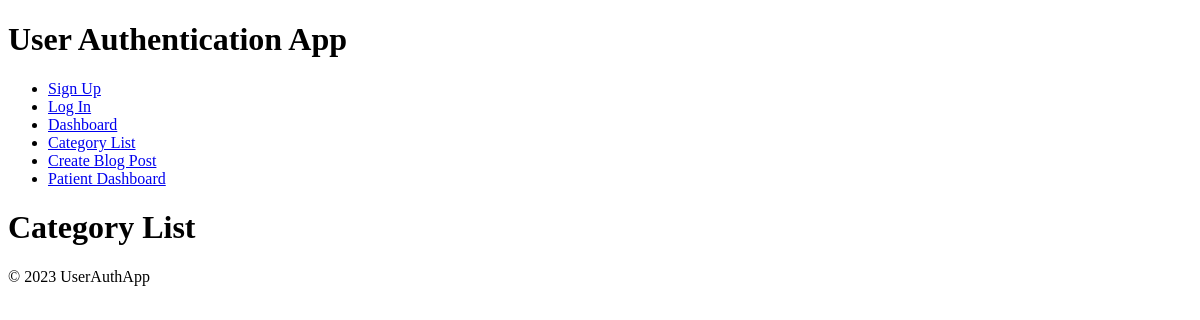
The page /userapp/category_list/ on the database as committed earlier.
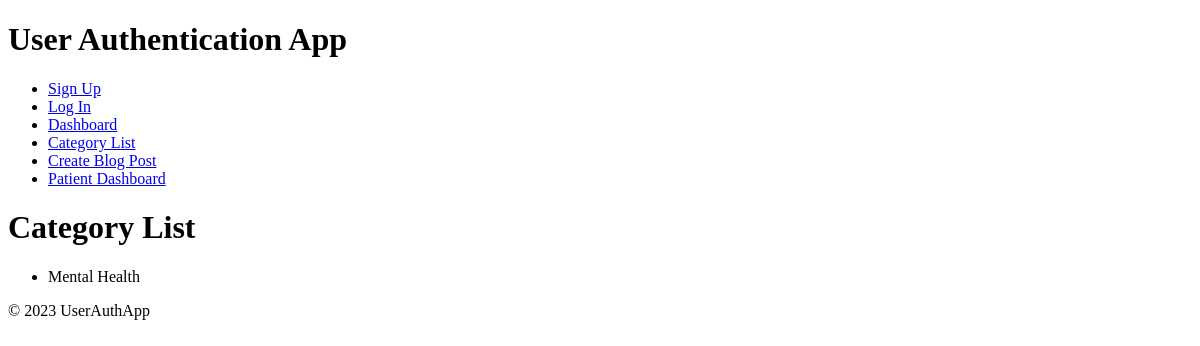
The same page on the database as committed later.
### userapp/models.py (models this page shows, shortened)
class Category(models.Model):
    name = models.CharField(max_length=100)

### userapp/views.py (the view)
# urls.py: path('category_list/', views.category_list, name='category_list'),
def category_list(request):
    categories = Category.objects.all()
    return render(request, 'category_list.html', {'categories': categories})

### userapp/templates/category_list.html (shortened to what this page needs)
{% extends 'base.html' %}
{% block content %}
    <h1>Category List</h1>
    <ul>
        {% for category in categories %}
            <li>{{ category.name }}</li>
        {% endfor %}
    </ul>
{% endblock %}

Rows that differ between the two databases and show on the page:
added Category: name "Mental Health"
